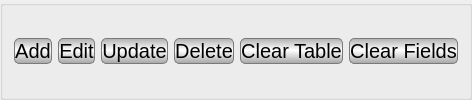
        <widget class="QGroupBox" name="groupBox_4">
         <property name="sizePolicy">
          <sizepolicy hsizetype="Preferred" vsizetype="Ignored">
           <horstretch>0</horstretch>
           <verstretch>0</verstretch>
          </sizepolicy>
         </property>
         <property name="title">
          <string/>
         </property>
         <layout class="QGridLayout" name="gridLayout_7">
          <item row="0" column="4">
           <widget class="QPushButton" name="clearB">
            <property name="font">
             <font>
              <family>Segoe UI</family>
              <pointsize>15</pointsize>
             </font>
            </property>
            <property name="styleSheet">
             <string notr="true">border: 1px solid #7a7a7a;
selection-color: qlineargradient(spread:reflect, x1:1, y1:1, x2:1, y2:0.469, stop:0 rgba(210, 210, 210, 255), stop:1 rgba(255, 255, 255, 255));
selection-background-color: qlineargradient(spread:reflect, x1:1, y1:1, x2:1, y2:0.469, stop:0 rgba(210, 210, 210, 255), stop:1 rgba(255, 255, 255, 255));
border-radius: 5px;
background-color: qlineargradient(spread:reflect, x1:1, y1:1, x2:1, y2:0.469, stop:0 rgba(165, 165, 165, 255), stop:1 rgba(255, 255, 255, 255));</string>
            </property>
            <property name="text">
             <string>Clear Table</string>
            </property>
           </widget>
          </item>
          <item row="0" column="3">
           <widget class="QPushButton" name="deleteB">
            <property name="sizePolicy">
             <sizepolicy hsizetype="Preferred" vsizetype="Fixed">
              <horstretch>0</horstretch>
              <verstretch>0</verstretch>
             </sizepolicy>
            </property>
            <property name="font">
             <font>
              <family>Segoe UI</family>
              <pointsize>15</pointsize>
             </font>
            </property>
            <property name="styleSheet">
             <string notr="true">border: 1px solid #7a7a7a;
selection-color: qlineargradient(spread:reflect, x1:1, y1:1, x2:1, y2:0.469, stop:0 rgba(210, 210, 210, 255), stop:1 rgba(255, 255, 255, 255));
selection-background-color: qlineargradient(spread:reflect, x1:1, y1:1, x2:1, y2:0.469, stop:0 rgba(210, 210, 210, 255), stop:1 rgba(255, 255, 255, 255));
border-radius: 5px;
background-color: qlineargradient(spread:reflect, x1:1, y1:1, x2:1, y2:0.469, stop:0 rgba(165, 165, 165, 255), stop:1 rgba(255, 255, 255, 255));</string>
            </property>
            <property name="text">
             <string>Delete</string>
            </property>
           </widget>
          </item>
          <item row="0" column="1">
           <widget class="QPushButton" name="editB">
            <property name="sizePolicy">
             <sizepolicy hsizetype="Preferred" vsizetype="Fixed">
              <horstretch>0</horstretch>
              <verstretch>0</verstretch>
             </sizepolicy>
            </property>
            <property name="font">
             <font>
              <family>Segoe UI</family>
              <pointsize>15</pointsize>
             </font>
            </property>
            <property name="styleSheet">
             <string notr="true">border: 1px solid #7a7a7a;
selection-color: qlineargradient(spread:reflect, x1:1, y1:1, x2:1, y2:0.469, stop:0 rgba(210, 210, 210, 255), stop:1 rgba(255, 255, 255, 255));
selection-background-color: qlineargradient(spread:reflect, x1:1, y1:1, x2:1, y2:0.469, stop:0 rgba(210, 210, 210, 255), stop:1 rgba(255, 255, 255, 255));
border-radius: 5px;
background-color: qlineargradient(spread:reflect, x1:1, y1:1, x2:1, y2:0.469, stop:0 rgba(165, 165, 165, 255), stop:1 rgba(255, 255, 255, 255));</string>
            </property>
            <property name="text">
             <string>Edit</string>
            </property>
           </widget>
          </item>
          <item row="0" column="0">
           <widget class="QPushButton" name="addB">
            <property name="sizePolicy">
             <sizepolicy hsizetype="Preferred" vsizetype="Fixed">
              <horstretch>0</horstretch>
              <verstretch>0</verstretch>
             </sizepolicy>
            </property>
            <property name="font">
             <font>
              <family>Segoe UI</family>
              <pointsize>15</pointsize>
             </font>
            </property>
            <property name="styleSheet">
             <string notr="true">border: 1px solid #7a7a7a;
selection-color: qlineargradient(spread:reflect, x1:1, y1:1, x2:1, y2:0.469, stop:0 rgba(210, 210, 210, 255), stop:1 rgba(255, 255, 255, 255));
selection-background-color: qlineargradient(spread:reflect, x1:1, y1:1, x2:1, y2:0.469, stop:0 rgba(210, 210, 210, 255), stop:1 rgba(255, 255, 255, 255));
border-radius: 5px;
background-color: qlineargradient(spread:reflect, x1:1, y1:1, x2:1, y2:0.469, stop:0 rgba(165, 165, 165, 255), stop:1 rgba(255, 255, 255, 255));</string>
            </property>
            <property name="text">
             <string>Add</string>
            </property>
           </widget>
          </item>
          <item row="0" column="2">
           <widget class="QPushButton" name="updateB">
            <property name="sizePolicy">
             <sizepolicy hsizetype="Preferred" vsizetype="Fixed">
              <horstretch>0</horstretch>
              <verstretch>0</verstretch>
             </sizepolicy>
            </property>
            <property name="font">
             <font>
              <family>Segoe UI</family>
              <pointsize>15</pointsize>
             </font>
            </property>
            <property name="styleSheet">
             <string notr="true">border: 1px solid #7a7a7a;
selection-color: qlineargradient(spread:reflect, x1:1, y1:1, x2:1, y2:0.469, stop:0 rgba(210, 210, 210, 255), stop:1 rgba(255, 255, 255, 255));
selection-background-color: qlineargradient(spread:reflect, x1:1, y1:1, x2:1, y2:0.469, stop:0 rgba(210, 210, 210, 255), stop:1 rgba(255, 255, 255, 255));
border-radius: 5px;
background-color: qlineargradient(spread:reflect, x1:1, y1:1, x2:1, y2:0.469, stop:0 rgba(165, 165, 165, 255), stop:1 rgba(255, 255, 255, 255));</string>
            </property>
            <property name="text">
             <string>Update</string>
            </property>
           </widget>
          </item>
          <item row="0" column="5">
           <widget class="QPushButton" name="clearFields">
            <property name="font">
             <font>
              <family>Segoe UI</family>
              <pointsize>15</pointsize>
             </font>
            </property>
            <property name="styleSheet">
             <string notr="true">border: 1px solid #7a7a7a;
selection-color: qlineargradient(spread:reflect, x1:1, y1:1, x2:1, y2:0.469, stop:0 rgba(210, 210, 210, 255), stop:1 rgba(255, 255, 255, 255));
selection-background-color: qlineargradient(spread:reflect, x1:1, y1:1, x2:1, y2:0.469, stop:0 rgba(210, 210, 210, 255), stop:1 rgba(255, 255, 255, 255));
border-radius: 5px;
background-color: qlineargradient(spread:reflect, x1:1, y1:1, x2:1, y2:0.469, stop:0 rgba(165, 165, 165, 255), stop:1 rgba(255, 255, 255, 255));</string>
            </property>
            <property name="text">
             <string>Clear Fields</string>
            </property>
           </widget>
          </item>
         </layout>
        </widget>
